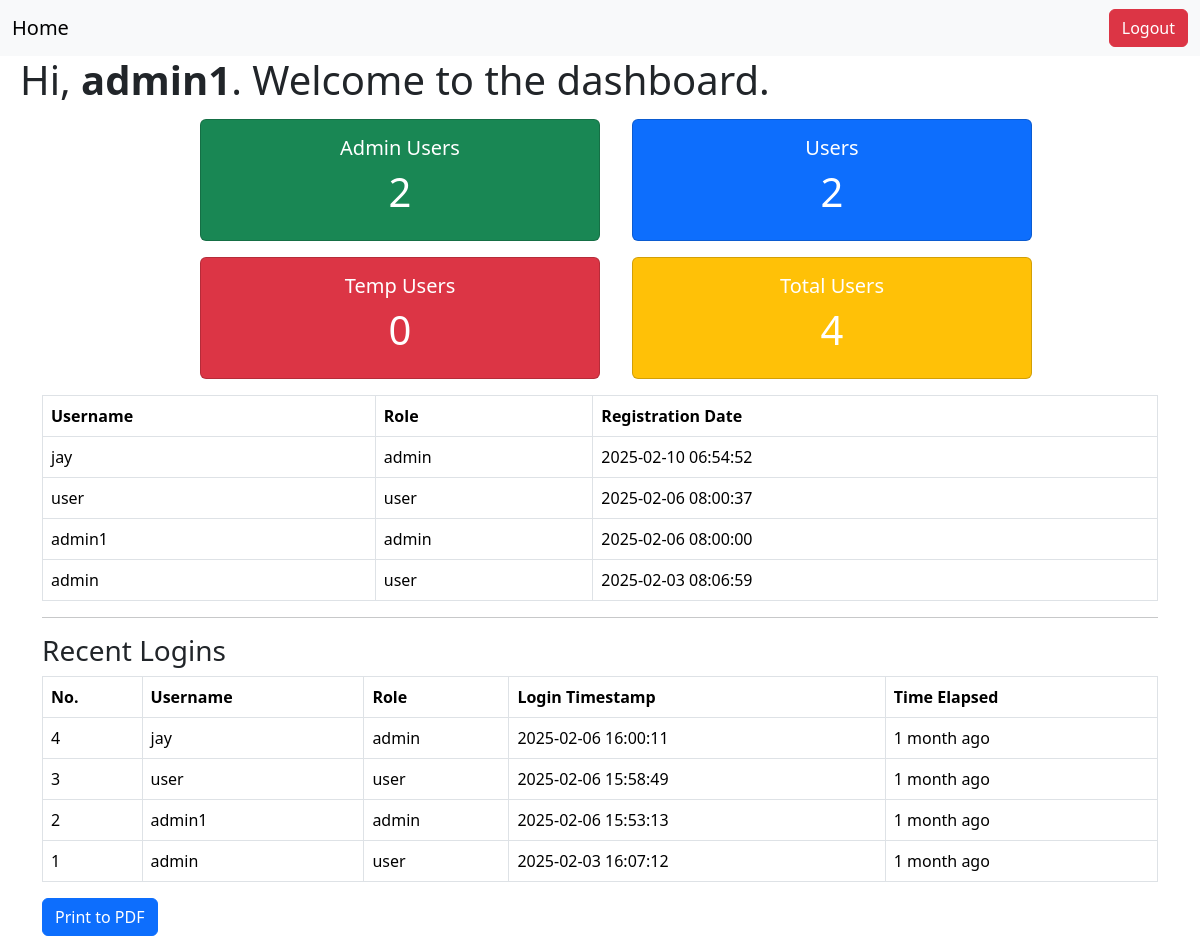
/admin/dashboard.php (signed in), run on the app's committed database.
### tables this page shows
CREATE TABLE users (
  id int(11) NOT NULL AUTO_INCREMENT,   
  username varchar(50) NOT NULL,
  password varchar(255) NOT NULL,
  user_type enum('admin','user') NOT NULL DEFAULT 'user',
  last_login datetime DEFAULT NULL,
  created_at timestamp NOT NULL DEFAULT current_timestamp(),
  PRIMARY KEY (id)   
);

### admin/dashboard.php (the view, shortened to what this page needs)
<?php
require_once "../db/config.php";
function getUserStatistics($pdo) {
    $stats = [
        "admin" => 0,
        "user" => 0,
        "temp-user" => 0,
        "total" => 0
    ];
    $sql = "SELECT user_type, COUNT(*) as count FROM users GROUP BY user_type";
    if ($stmt = $pdo->prepare($sql)) {
        if ($stmt->execute()) {
            while ($row = $stmt->fetch(PDO::FETCH_ASSOC)) {
                $stats[$row["user_type"]] = $row["count"];
            }
        }
    }
    $stats["total"] = array_sum($stats);
    return $stats;
}
$userStats = getUserStatistics($pdo);
$userAccounts = [];
$sql = "SELECT username, user_type, created_at FROM users ORDER BY created_at DESC";
if ($stmt = $pdo->prepare($sql)) {
    if ($stmt->execute()) {
        $userAccounts = $stmt->fetchAll(PDO::FETCH_ASSOC);
    }
}
$recentLogins = [];
$sql = "SELECT l.log_id,u.username, u.user_type, l.login_time FROM login_logs l JOIN users u ON l.user_id = u.id ORDER BY l.login_time DESC";
if ($stmt = $pdo->prepare($sql)) {
    if ($stmt->execute()) {
        $recentLogins = $stmt->fetchAll(PDO::FETCH_ASSOC);
    }
}
?>
<!DOCTYPE html>
<html lang="en">
<head>
    <link href="https://cdn.jsdelivr.net/npm/bootstrap@5.3.3/dist/css/bootstrap.min.css" rel="stylesheet">
</head>
<body>
    <nav class="navbar navbar-expand-lg bg-body-tertiary">
        <div class="container-fluid">
            <a class="navbar-brand" href="dashboard.php">Home</a>
            <div class="collapse navbar-collapse" id="navbarSupportedContent">
                <form class="d-flex" role="search">
                    <a href="../logout.php" class="btn btn-danger">Logout</a>
                </form>
            </div>
        </div>
    </nav>
    <h1 style="margin-left:20px">Hi, <b><?php echo htmlspecialchars($_SESSION["username"]); ?></b>. Welcome to the dashboard.</h1>
    <div class="flex-container">
        <div class="card text-bg-success mb-3">
            <div class="card-body">
                <h5 class="card-title">Admin Users</h5>
                <h1 id="totalAdmins"><?php echo $userStats['admin']; ?></h1>
            </div>
        </div>
        <div class="card text-bg-primary mb-3">
            <div class="card-body">
                <h5 class="card-title">Users</h5>
                <h1 id="totalUsers"><?php echo $userStats['user']; ?></h1>
            </div>
        </div>
        <div class="card text-bg-danger text-white mb-3">
            <div class="card-body">
                <h5 class="card-title">Temp Users</h5>
                <h1 id="totalTempUsers"><?php echo $userStats['temp-user']; ?></h1>
            </div>
        </div>
        <div class="card text-bg-warning text-white mb-3">
            <div class="card-body">
                <h5 class="card-title">Total Users</h5>
                <h1 id="totalAllUsers"><?php echo $userStats['total']; ?></h1>
            </div>
        </div>
    </div>
    <div class="container">
    <table id="userAccounts" class="table table-bordered" style="width:100%">
            <thead>
                <tr>
                    <th>Username</th>
                    <th>Role</th>
                    <th>Registration Date</th>
                </tr>
            </thead>
            <tbody>
                <?php foreach ($userAccounts as $user): ?>
                    <tr>
                        <td><?php echo htmlspecialchars($user['username']); ?></td>
                        <td><?php echo htmlspecialchars($user['user_type']); ?></td>
                        <td><?php echo date("Y-m-d H:i:s", strtotime($user['created_at'])); ?></td>
                    </tr>
                <?php endforeach; ?>
            </tbody>
        </table>
        <hr>
        <h3>Recent Logins</h3>
        <table id="recentLogin" class="table table-bordered" style="width:100%" id="recentLoginsTable">
             <thead>
                <tr>
                    <th>No.</th>
                    <th>Username</th>
                    <th>Role</th>
                    <th>Login Timestamp</th>
                    <th>Time Elapsed</th>
                </tr>
            </thead>
            <tbody>
                <?php foreach ($recentLogins as $login): ?>
                <tr data-login-time="<?php echo htmlspecialchars($login['login_time']); ?>">
                    <td><?php echo htmlspecialchars($login['log_id']); ?></td>
                    <td><?php echo htmlspecialchars($login['username']); ?></td>
                    <td><?php echo htmlspecialchars($login['user_type']); ?></td>
                    <td><?php echo date("Y-m-d H:i:s", strtotime($login['login_time'])); ?></td>
                    <td class="time-elapsed"></td>
                </tr>
                <?php endforeach; ?>
            </tbody>
        </table>
        <button class="btn btn-primary" onclick="printToPDF()">Print to PDF</button>
    </div>
</body>
</html>

### admin/dashboard.php (style rules this page uses)
.flex-container { display: flex; flex-direction: wrap; flex-wrap: wrap; justify-content: center; margin-top: 15px; }
.flex-container > div { background-color: #f1f1f1; width: 400px; margin-left: 2rem; text-align: center; }

### data on the page
users: username "jay", user_type "admin", created_at "2025-02-10 06:54:52"
users: username "user", user_type "user", created_at "2025-02-06 08:00:37"
users: username "admin1", user_type "admin", created_at "2025-02-06 08:00:00"
users: username "admin", user_type "user", created_at "2025-02-03 08:06:59"

### other printed values
$_SESSION["username"] "admin1"
$userStats['admin'] "2"
$userStats['user'] "2"
$userStats['temp-user'] "0"
$userStats['total'] "4"
$login['log_id'] "4"
$login['username'] "jay"
$login['user_type'] "admin"
date("Y-m-d H:i:s", strtotime($login['login_time'])) "2025-02-06 16:00:11"
$login['log_id'] "3"
$login['username'] "user"
$login['user_type'] "user"
date("Y-m-d H:i:s", strtotime($login['login_time'])) "2025-02-06 15:58:49"
$login['log_id'] "2"
$login['username'] "admin1"
